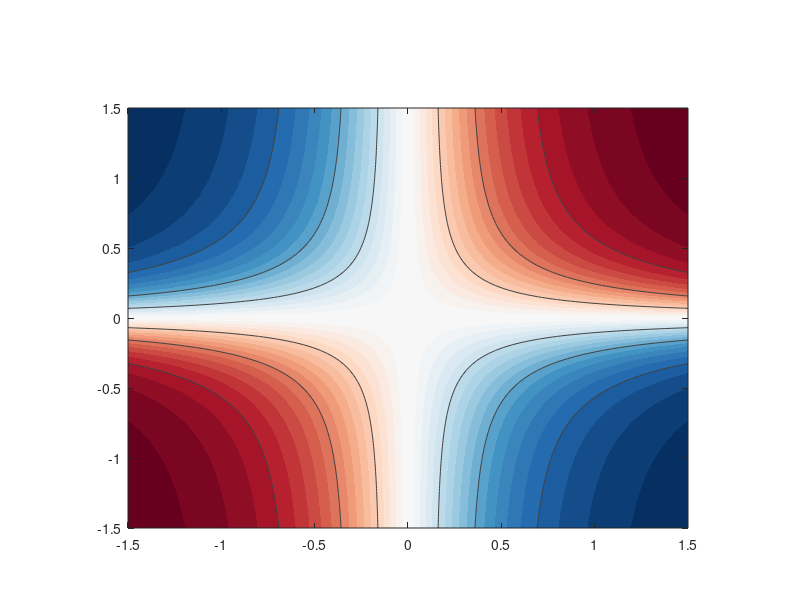

MATLAB code for this plot: (Note: this script raises an error after producing the figure.)
%% Contour + vector-field plot of rho_21 for the 3-node two-way mediator
% topology, as a function of a31, a23 (see figure caption for plotted
% elements). Closed-form rho_21 derived in Appendix D (eq:rho21_mediator2way
% / main text eq:rho21_med2way_main).
%
% One standalone square PDF per panel, plus one standalone colorbar PDF,
% assembled in LaTeX per the authoritative guide
% (tasks/stage3_tasks_plot_networks/stage3_topo_x-node_figure_template_instructions.md).
% Structure copied from plot_topo_2node_dyad_subplot.m, since this topology
% (unlike confounder/collider/mediator) is cyclic and genuinely needs a
% stability mask.
% Output: figures/topo_3node_mediator_2way_figures/{B1,B2,B3,C1,C2,C3,colorbar}.pdf
%
% The six panels don't split into a clean 3+3 row contrast (panels 1-4 share
% a=-0.5; panels 5-6 use a=-1.0, sigma_W3=3); preserved as-is from the
% original combined figure, relabeled B1-C3 in sequence.
%
% No sign(K) factor is applied: the main text (corr_causation_v4.tex,
% Two-Way Mediator subsection) proves |K| = 16a^2(s-a^2)(s-4a^2), with
% s=a13*a31+a23*a32, is positive throughout the stability region, so
% sign(K)=+1 identically there.
clc; clear;

% Six panels: a13, a32, a, sigma_W1, sigma_W2, sigma_W3 (unchanged from the
% combined script). Panels A1-A4-equivalent (1-4) share a=-0.5, sigma_W=(1,1,1)
% and rotate (a13,a32) through sign quadrants (starting at (0,0), which
% recovers the one-way mediator exactly); panels 5-6 (B2,B3) repeat panels
% 3-4's (a13,a32) pairs with a=-1.0, sigma_W3=3 instead, isolating how node 3's
% own dynamics reshape the geometry for a fixed pair of return connections.
params = [...
%    a13   a32     a   sW1  sW2  sW3
     0.0,  0.0,  -0.5,   1,   1,   1;
     1.0,  1.0,  -0.5,   1,   1,   1;
    -1.0,  1.0,  -0.5,   1,   1,   1;
    -1.0, -1.0,  -0.5,   1,   1,   1;
    -1.0,  1.0,  -1.0,   1,   1,   3;
    -1.0, -1.0,  -1.0,   1,   1,   3];
% Row A is reserved for the network diagram and matrices strip (drawn
% directly in LaTeX, not exported here), so the two MATLAB-generated data
% rows are B and C.
panel_labels = {'B1','B2','B3','C1','C2','C3'};

% param grid for a31 and a23 (the swept axes; a13, a32 are fixed per panel).
range = 1.5;
N = 150;
[a31, a23] = meshgrid(linspace(-range, range, N), linspace(-range, range, N));
a31sq = a31.^2;
a23sq = a23.^2;
a23cube = a23.^3;

%% Diverging blue-white-red colormap (stage-wide convention).
rdbu_anchors = [ ...
      5,  48,  97;   33, 102, 172;   67, 147, 195;  146, 197, 222; ...
    209, 229, 240;  247, 247, 247;  253, 219, 199;  244, 165, 130; ...
    214,  96,  77;  178,  24,  43;  103,   0,  31] / 255;
neutral_halfwidth = 0.05;
v = linspace(-1, 1, 256);
t = 0.5 + 0.5 * sign(v) .* max(abs(v) - neutral_halfwidth, 0) ...
                        ./ (1 - neutral_halfwidth);
cmap_div = interp1(linspace(0,1,size(rdbu_anchors,1)), rdbu_anchors, t);

invalid_grey = [0.80 0.80 0.80];
rho_levels = -1:0.1:1;
rho_fill_levels = -1:0.02:1;

%% Output folder -- one subfolder per topology.
script_dir = fileparts(mfilename('fullpath'));
proj_root  = fullfile(script_dir, '..', '..');
fig_dir    = fullfile(proj_root, 'figures', 'topo_3node_mediator_2way_figures');
if ~exist(fig_dir, 'dir')
    mkdir(fig_dir);
end

%% Fixed square canvas and fixed axes Position -- IDENTICAL for every panel.
panel_size = 360;
ax_pos = [0.16 0.12 0.70 0.70];

%% Per-panel: compute rho_* gradient, plot, export.
for k = 1:size(params,1)
    a13 = params(k,1);
    a32 = params(k,2);
    a   = params(k,3);
    sigma_W1 = params(k,4);
    sigma_W2 = params(k,5);
    sigma_W3 = params(k,6);

    % rho_21 for the two-way mediator (verified against Appendix D
    % eq:rho21_mediator2way / main text eq:rho21_med2way_main). sign(K)
    % dropped -- see file header note.
    N21 = 2*a^2*sigma_W1*(a23.*a31) + a13*sigma_W1*(a23.*a31sq) ...
        - 2*a32*sigma_W1*(a23sq.*a31) ...
        + 2*a^2*a13*a32*sigma_W2 - 2*a13^2*a32*sigma_W2*a31 ...
        + a13*a32^2*sigma_W2*a23 ...
        + 4*a^2*a13*sigma_W3*a23 - a13^2*sigma_W3*(a23.*a31) ...
        - a13*a32*sigma_W3*a23sq;

    D11 = 8*a^4*sigma_W1 - 6*a^2*a13*sigma_W1*a31 - 10*a^2*a32*sigma_W1*a23 ...
        + a13^2*sigma_W1*a31sq + 2*a32^2*sigma_W1*a23sq ...
        + 3*a13^2*a32^2*sigma_W2 ...
        + 4*a^2*a13^2*sigma_W3 - a13^3*sigma_W3*a31 - a13^2*a32*sigma_W3*a23;

    D22 = 3*sigma_W1*(a23sq.*a31sq) ...
        + 8*a^4*sigma_W2 - 10*a^2*a13*sigma_W2*a31 - 6*a^2*a32*sigma_W2*a23 ...
        + 2*a13^2*sigma_W2*a31sq + a32^2*sigma_W2*a23sq ...
        + 4*a^2*sigma_W3*a23sq - a32*sigma_W3*a23cube - a13*sigma_W3*(a23sq.*a31);

    rho_21 = N21 ./ sqrt(D11 .* D22);

    % Stability mask: a13*a31 + a23*a32 < a^2 (Hurwitz condition, a<0 always
    % true here).
    valid = (a13*a31 + a23*a32) < a^2;
    rho_21_masked = rho_21;
    rho_21_masked(~valid) = NaN;

    [drho_da31, drho_da23] = gradient(rho_21_masked, a31(1,:), a23(:,1));
    drho_da31(~valid) = NaN;
    drho_da23(~valid) = NaN;

    fig = figure('Color','w','Units','points', ...
        'Position',[100 100 panel_size panel_size],'Visible','off');
    ax = axes(fig,'Units','normalized','Position',ax_pos);

    contourf(ax, a31, a23, rho_21_masked, rho_fill_levels, 'LineStyle', 'none')
    hold(ax,'on')
    contour(ax, a31, a23, rho_21_masked, rho_levels(rho_levels ~= 0), ...
            'LineColor', [0.25 0.25 0.25], 'LineWidth', 0.5)
    colormap(ax, cmap_div)
    set(ax, 'Color', invalid_grey)
    clim(ax, [-1 1])

    % rho_21 = 0 contour, bright green dashed (stage-wide convention).
    contour(ax, a31, a23, rho_21_masked, [0 0], '--', ...
            'LineColor', [0.00 0.62 0.05], 'LineWidth', 2.5)
    % Stability boundary, black solid.
    contour(ax, a31, a23, a13*a31 + a23*a32, [a^2 a^2], 'k-', 'LineWidth', 2.5)

    mag = sqrt(drho_da31.^2 + drho_da23.^2);
    U = drho_da31 ./ mag;
    V = drho_da23 ./ mag;
    step = 20;
    arrow_scale = 0.5;
    quiver(ax, a31(1:step:end,1:step:end), ...
        a23(1:step:end,1:step:end), ...
        U(1:step:end,1:step:end), ...
        V(1:step:end,1:step:end), ...
        arrow_scale,'k', 'LineWidth', 1)

    axis(ax,'square')

    % set FontSize before xlabel/ylabel/title (ordering pitfall).
    set(ax,'FontSize',16)

    axis_ticks = -range:0.5:range;
    set(ax, 'XTick', axis_ticks, 'YTick', axis_ticks)
    ax.XAxis.TickLabelRotation = 0;
    ax.YAxis.TickLabelRotation = 0;

    % Font sizes match the dyad/confounder/collider/mediator reference: axis
    % labels 22, title 18, ticks 16.
    xlabel(ax,'\textbf{$\mathbf{a_{31}}$}','Interpreter','latex','FontSize',22)
    ylabel(ax,'\textbf{$\mathbf{a_{23}}$}','Interpreter','latex','FontSize',22)

    % Title shows ALL four varying quantities (a13, a32, a, sigma_W3) -- the
    % combined script's title showed only a13/a32, relying on the caption to
    % explain that a/sigma_W3 also change for panels 5-6; made explicit here
    % to match this template's per-panel-title convention (every varying
    % parameter shown in the title itself, not just the caption).
    title(ax, sprintf(['$a_{13}=%+.2f$, $a_{32}=%+.2f$' newline ...
        '$a=%+.2f$, $\\sigma_{W_3}=%.2f$'], ...
        a13, a32, a, sigma_W3), ...
        'Interpreter','latex','FontSize',18);

    hold(ax,'off')

    out_path = fullfile(fig_dir, [panel_labels{k} '.pdf']);
    exportgraphics(fig, out_path, 'ContentType', 'vector');
    fprintf('Wrote %s\n', out_path);
    close(fig);
end

%% Standalone colorbar (identical construction to the dyad/confounder/
% collider/mediator reference). Label is rho_21, the quantity plotted here.
cb_width  = 3 * panel_size * 1.1;
cb_height = 160;
fig = figure('Color','w','Units','points','Position',[100 100 cb_width cb_height], ...
    'Visible','off');
ax = axes(fig,'Visible','off');
colormap(ax, cmap_div)
clim(ax, [-1 1])
cb = colorbar(ax,'Location','south');
cb.AxisLocation = 'out';
cb.Position = [0.08 0.35 0.84 0.20];
cb.Label.Interpreter = 'latex';
cb.Label.String = '$\mathbf{\rho_{21}}$';
cb.Label.FontWeight = 'bold';
cb.FontSize = 18;
cb.Label.FontSize = 22;

cb_path = fullfile(fig_dir, 'colorbar.pdf');
exportgraphics(fig, cb_path, 'ContentType', 'vector');
fprintf('Wrote %s\n', cb_path);
close(fig);
